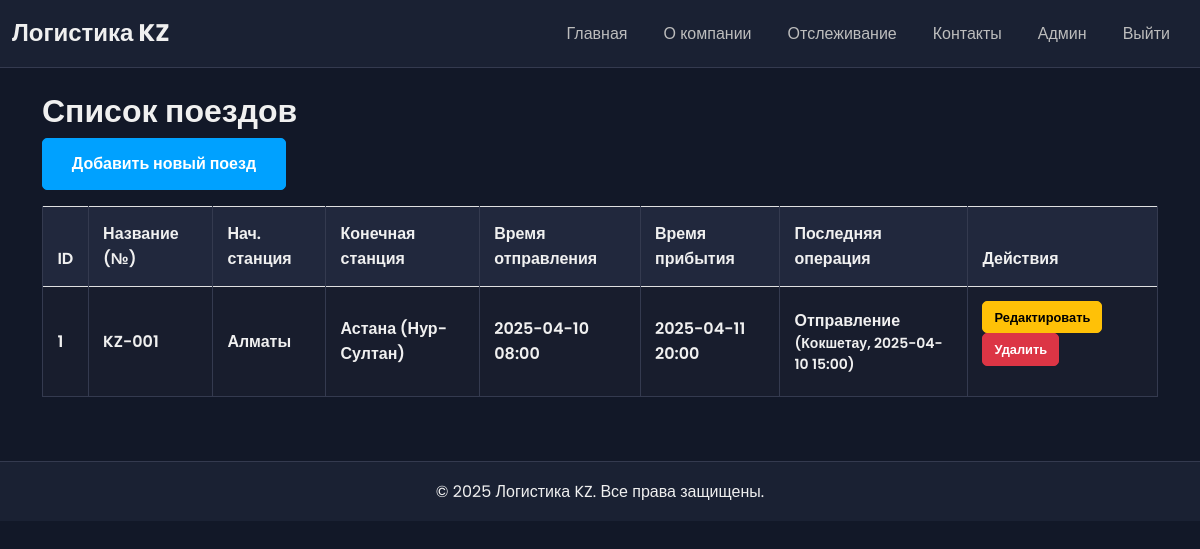
Screenshot of /admin/trains (signed in) with the database file from the repository.
### models.py (models this page shows, shortened)
class Train(Base):
    __tablename__ = "trains"
    train_id = Column(Integer, primary_key=True, autoincrement=True)
    name = Column(String(100), nullable=False)             # Название/номер поезда (добавлена примерная длина)
    departure_station = Column(String(100), nullable=True) # Начальная станция
    arrival_station = Column(String(100), nullable=True)   # Конечная станция
    departure_time = Column(String, nullable=True)         # Время отправления
    arrival_time = Column(String, nullable=True)           # Время прибытия
    last_operation_station = Column(String(100), nullable=True)
    last_operation_time = Column(String, nullable=True)    # TODO: Рассмотреть DateTime
    distance_to_arrival = Column(Integer, nullable=True)
    operation_desc = Column(String(255), nullable=True)    # Описание операции
    cargos = relationship("Cargo", back_populates="train", cascade="all, delete-orphan")

### app.py (the view)
@app.route('/admin/trains')
@login_required(role='admin')
def train_list():
    try:
        with SessionLocal() as db:
            trains = db.query(Train).order_by(Train.train_id).all()
        return render_template('train_list.html', trains=trains)
    except Exception as e:
        app.logger.error(f"Ошибка при загрузке списка поездов: {e}", exc_info=True)
        flash("Не удалось загрузить список поездов.", "danger")
        return redirect(url_for('admin_dashboard'))

### app.py (called while the page is built)
@app.teardown_appcontext
def shutdown_session(exception=None):
    pass

def login_required(role=None):
    def decorator(f):
        @wraps(f)
        def decorated_function(*args, **kwargs):
            if 'user_id' not in session:
                flash("Для доступа к этой странице требуется авторизация.", "warning")
                return redirect(url_for('login', next=request.url)) # next для редиректа обратно
            if role == 'admin' and session.get('role') != 'admin':
                app.logger.warning(
                    f"Пользователь {session.get('username')} ({session.get('user_id')}) "
                    f"попытался получить доступ к admin-ресурсу {request.url} без прав."
                )
                abort(403) # Вызываем ошибку "Доступ запрещен"
            return f(*args, **kwargs)
        return decorated_function
    return decorator

### templates/train_list.html (shortened to what this page needs)
{% extends "base.html" %}
{% block content %}
<h2>Список поездов</h2>
<a class="btn btn-primary mb-3" href="{{ url_for('train_add') }}">
   Добавить новый поезд
</a>
<table class="table table-bordered table-striped align-middle">
  <thead class="table-light">
    <tr>
      <th>ID</th>
      <th>Название (№)</th>
      <th>Нач. станция</th>
      <th>Конечная станция</th>
      <th>Время отправления</th>
      <th>Время прибытия</th>
      <th>Последняя операция</th>
      <th width="190px">Действия</th>
    </tr>
  </thead>
  <tbody>
    {% for train in trains %}
    <tr>
      <td>{{ train.train_id }}</td>
      <td>{{ train.name }}</td>
      <td>{{ train.departure_station }}</td>
      <td>{{ train.arrival_station }}</td>
      <td>{{ train.departure_time }}</td>
      <td>{{ train.arrival_time }}</td>
      <td>
        {{ train.operation_desc }}<br>
        <small>
          ({{ train.last_operation_station or "-" }}, {{ train.last_operation_time or "-" }})
        </small>
      </td>
      <td>
        <a class="btn btn-sm btn-warning"
           href="{{ url_for('train_edit', train_id=train.train_id) }}">
          Редактировать
        </a>
        <form action="{{ url_for('train_delete', train_id=train.train_id) }}" method="POST"
              style="display:inline-block"
              onsubmit="return confirm('Удалить поезд: {{ train.name }}?');">
          <button class="btn btn-sm btn-danger" type="submit">Удалить</button>
        </form>
      </td>
    </tr>
    {% endfor %}
  </tbody>
</table>
{% endblock %}

### static/css/style.css (style rules this page uses)
h1, h2, h3, h4, h5, h6 { font-weight: 600; color: var(--text-light); }
a { color: var(--primary-color); text-decoration: none; transition: color 0.3s ease; }
.btn { border-radius: 5px; padding: 0.8rem 1.8rem; font-weight: 600; text-transform: none; transition: all 0.3s ease; border: 1px solid transparent; }
.btn-sm { padding: 0.35rem 0.7rem; font-size: 0.8rem; }
.btn-primary { background-color: var(--primary-color); border-color: var(--primary-color); color: #fff; }
.btn-warning { background-color: #ffc107; border-color: #ffc107; color: #000; }
.btn-danger { background-color: #dc3545; border-color: #dc3545; color: #fff; }
.table { border-color: var(--border-color); color: var(--text-light); }
.table th, .table td { border-color: var(--border-color); padding: 0.9rem; }
.table > :not(caption) > :first-child > * { background-color: rgba(40, 48, 70, 0.7); color: var(--text-light); font-weight: 600; }
.table-striped > tbody > tr:nth-of-type(odd) > * { background-color: rgba(255, 255, 255, 0.03); color: var(--text-light); }

### rows the page displays
Train: train_id "1", name "KZ-001", departure_station "Алматы", arrival_station "Астана (Нур-Султан)", departure_time "2025-04-10 08:00", arrival_time "2025-04-11 20:00", operation_desc "Отправление", last_operation_station "Кокшетау", last_operation_time "2025-04-10 15:00"
